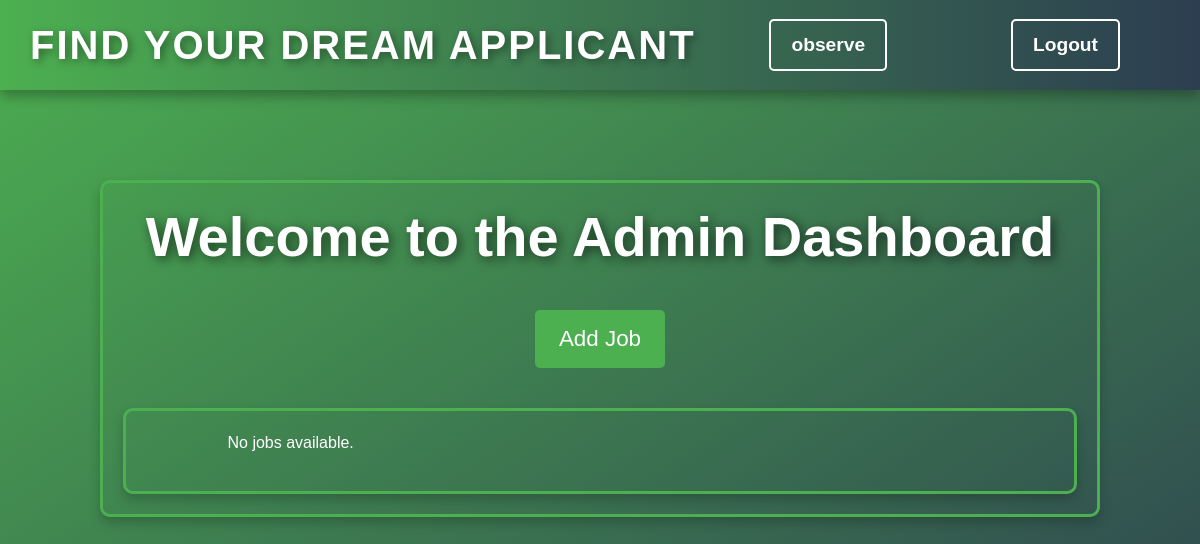
The app's page /admin_dashboard.php (signed in), older data.
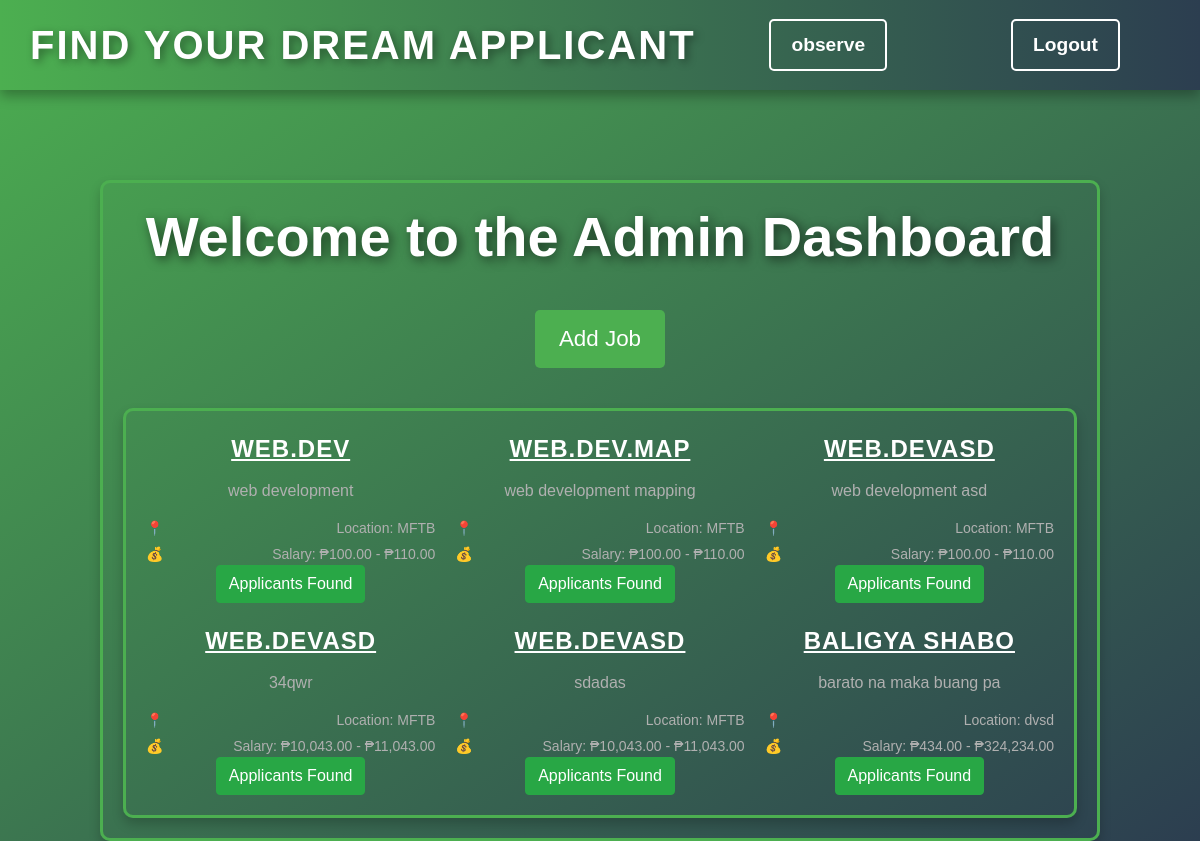
The same page, newer data.
### tables this page shows
CREATE TABLE `jobs` (
  `id` int(11) NOT NULL,
  `job_title` varchar(255) NOT NULL,
  `job_description` text NOT NULL,
  `job_location` varchar(255) NOT NULL,
  `min_salary` int(11) NOT NULL,
  `max_salary` int(11) NOT NULL,
  `created_at` timestamp NOT NULL DEFAULT current_timestamp()
);

### admin_dashboard.php (the view, shortened to what this page needs)
<?php
require_once "config.php";
$sql = "SELECT * FROM jobs";
$result = $pdo->query($sql);
?>
<!DOCTYPE html>
<html lang="en">
<head>
    <link rel="stylesheet" href="https://stackpath.bootstrapcdn.com/bootstrap/4.5.2/css/bootstrap.min.css">
</head>
<body>
    <div class="navbar">
        <div class="title">Find Your Dream Applicant</div>
        <a href="shared_files.php" class="logout">observe</a>
        <a href="logout.php" class="logout">Logout</a>
    </div>
    <div class="dashboard-container">
        <h1 class="dashboard-title">Welcome to the Admin Dashboard</h1>
        <button class="btn-add-job" data-toggle="modal" data-target="#jobModal">Add Job</button>
        <div class="job-container">
    <?php
    if ($result->rowCount() > 0) {
        while ($job = $result->fetch()) {
            $jobId = $job['id'];
            $applicantSql = "SELECT * FROM applications WHERE job_id = :job_id";
            $stmt = $pdo->prepare($applicantSql);
            $stmt->execute(['job_id' => $jobId]);
            $applicants = $stmt->rowCount();
            echo '<div class="job-box">';
            echo '<div class="job-title">' . htmlspecialchars($job['job_title']) . '</div>';
            echo '<div class="job-description">' . nl2br(htmlspecialchars($job['job_description'])) . '</div>';
            echo '<div class="job-location">Location: ' . htmlspecialchars($job['job_location']) . '</div>';
            echo '<div class="salary">Salary: ₱' . number_format($job['min_salary'], 2) . ' - ₱' . number_format($job['max_salary'], 2) . '</div>';
            $btnClass = ($applicants > 0) ? 'btn-success' : 'btn-warning';
            $btnText = ($applicants > 0) ? 'Applicants Found' : 'No Applicants Yet';
            echo '<button class="btn ' . $btnClass . ' check-applicants-btn" data-job-id="' . $jobId . '" onclick="loadApplicants(this)">' . $btnText . '</button>';
            echo '</div>';
        }
    } else {
        echo '<p>No jobs available.</p>';
    }
    ?>
</div>
    </div>
</body>
</html>

### admin_dashboard.php (style rules this page uses)
body { margin: 0; padding: 0; font-family: 'Arial', sans-serif; background: linear-gradient(to bottom right, #4CAF50, #2c3e50); color: #fff; min-height: 100vh; display: flex; flex-direction: column; align-items: center; padding-top: 60px; }
.navbar { background: linear-gradient(to right, #4CAF50, #2c3e50); box-shadow: 0 6px 12px rgba(0, 0, 0, 0.3); position: fixed; top: 0; left: 0; width: 100%; z-index: 1000; padding: 15px 30px; display: flex; justify-content: space-between; align-items: center; }
.navbar .title { color: #fff; font-size: 2.5rem; font-weight: bold; text-transform: uppercase; letter-spacing: 2px; text-shadow: 3px 3px 8px rgba(0, 0, 0, 0.4); }
.navbar .logout { color: #fff; font-size: 1.2rem; font-weight: bold; padding: 10px 20px; border: 2px solid #fff; border-radius: 5px; text-decoration: none; transition: all 0.3s ease; margin-right: 50px; }
.dashboard-container { margin-top: 120px; text-align: center; width: 90%; max-width: 1000px; border: 3px solid #4CAF50; border-radius: 10px; padding: 20px; box-shadow: 0 6px 12px rgba(0, 0, 0, 0.2); }
.dashboard-title { font-size: 3.5rem; margin-bottom: 40px; color: #fff; font-weight: bold; text-shadow: 3px 3px 12px rgba(0, 0, 0, 0.6); }
.btn-add-job { background-color: #4CAF50; color: #fff; border: none; padding: 12px 24px; font-size: 1.4rem; border-radius: 5px; transition: background-color 0.3s ease, transform 0.2s ease; }
.job-container { display: grid; grid-template-columns: repeat(3, 1fr); gap: 20px; margin-top: 40px; padding: 20px; border: 3px solid #4CAF50; border-radius: 10px; box-shadow: 0 6px 12px rgba(0, 0, 0, 0.2); }
.job-title { font-size: 24px; font-weight: bold; color: #fff; margin-bottom: 12px; text-transform: uppercase; letter-spacing: 1px; text-decoration: underline; }
.job-description { font-size: 16px; color: #b0b0b0; margin-bottom: 15px; }
.job-location, .salary { font-size: 14px; color: #b0b0b0; margin-top: 5px; display: flex; align-items: center; justify-content: space-between; }
.job-location::before { content: "📍"; margin-right: 5px; }
.salary::before { content: "💰"; margin-right: 5px; }

Row changes from the older to the newer data that the page shows:
added jobs: job_title "WEB.DEV", job_description "web development", job_location "MFTB", min_salary "100.00", max_salary "110.00", btnText "Applicants Found"
added jobs: job_title "WEB.DEV.MAP", job_description "web development mapping", job_location "MFTB", min_salary "100.00", max_salary "110.00", btnText "Applicants Found"
added jobs: job_title "WEB.DEVASD", job_description "web development asd", job_location "MFTB", min_salary "100.00", max_salary "110.00", btnText "Applicants Found"
added jobs: job_title "WEB.DEVASD", job_description "34qwr", job_location "MFTB", min_salary "10,043.00", max_salary "11,043.00", btnText "Applicants Found"
added jobs: job_title "WEB.DEVASD", job_description "sdadas", job_location "MFTB", min_salary "10,043.00", max_salary "11,043.00", btnText "Applicants Found"
added jobs: job_title "BALIGYA SHABO", job_description "barato na maka buang pa", job_location "dvsd", min_salary "434.00", max_salary "324,234.00", btnText "Applicants Found"
Text that changed along with them:
text no longer shown: "No jobs available."
